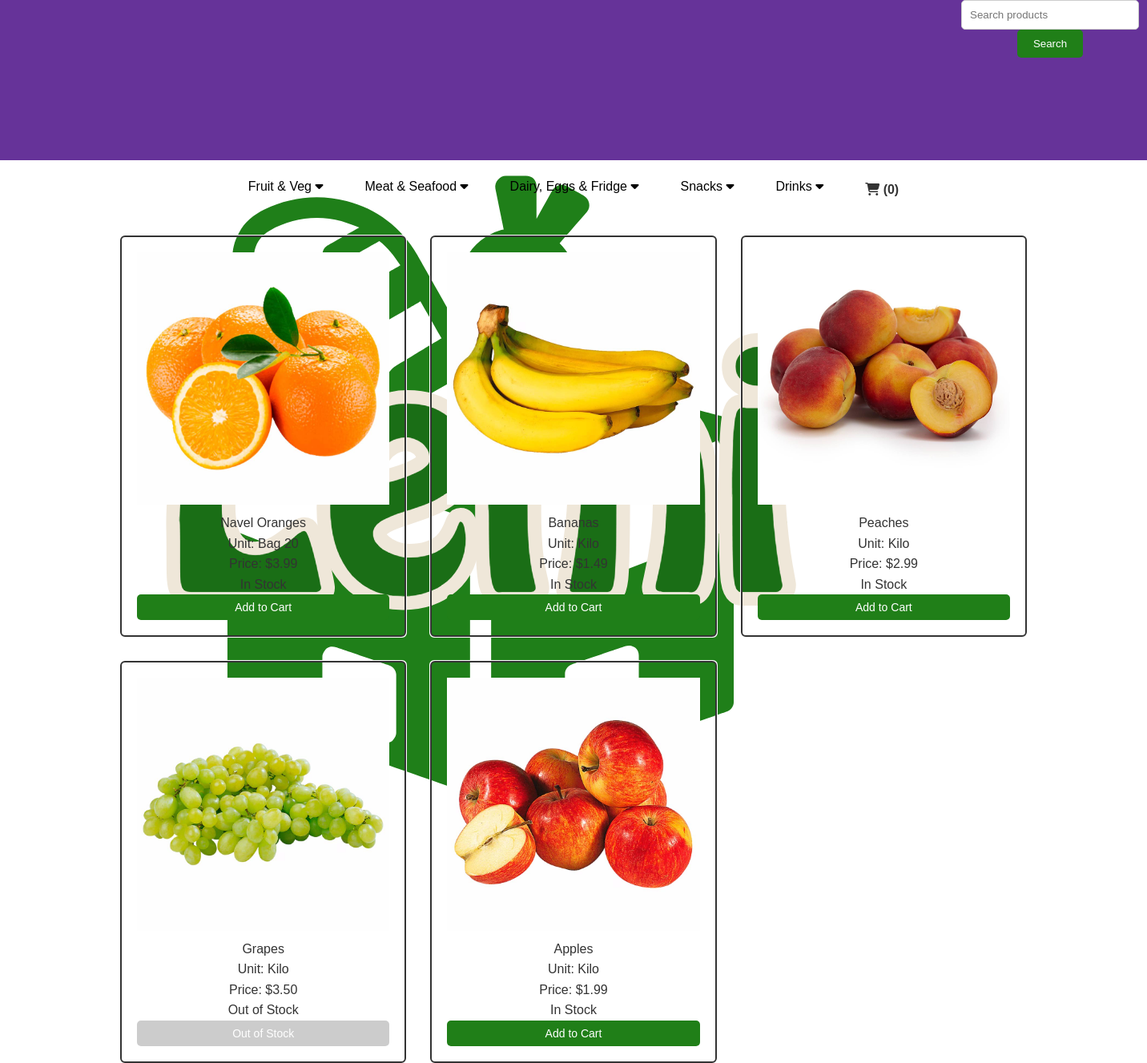
Page /category.php?category_id=3 on the committed database.
### tables this page shows
CREATE TABLE IF NOT EXISTS `categories` (
  `category_id` int(10) UNSIGNED NOT NULL AUTO_INCREMENT,
  `category_name` varchar(50) DEFAULT NULL,
  `parent_id` int(11) DEFAULT NULL,
  PRIMARY KEY (`category_id`)
);

CREATE TABLE IF NOT EXISTS `products` (
  `product_id` int(10) UNSIGNED NOT NULL AUTO_INCREMENT,
  `product_name` varchar(50) DEFAULT NULL,
  `unit_price` float(8,2) DEFAULT NULL,
  `unit_quantity` varchar(15) DEFAULT NULL,
  `in_stock` int(10) UNSIGNED DEFAULT NULL,
  `category_id` int(10) UNSIGNED DEFAULT NULL,
  `image_url` varchar(255) DEFAULT NULL,
  PRIMARY KEY (`product_id`),
  KEY `category_id` (`category_id`)
);

### category.php (the view, shortened to what this page needs)
<!DOCTYPE html>
<html lang="en">
<head>
    <link rel="stylesheet" href="./style.css">
</head>
<body>
    <?php include 'header.php'; ?>
    <div class="grid-container">
        <?php
        $connection = mysqli_connect('localhost', 'root', '', 'assignment1');
        $category_id = $_GET['category_id'];
        $query = "SELECT * FROM products WHERE category_id = $category_id";
        $result = mysqli_query($connection, $query);
        if (mysqli_num_rows($result) > 0) {
            while ($row = mysqli_fetch_assoc($result)) {
                echo "<div class='grid-item'>";
                echo "<img src='" . $row['image_url'] . "' alt='" . $row['product_name'] . "'>";
                echo "<h3>" . $row['product_name'] . "</h3>";
                echo "<p>Unit: " . $row['unit_quantity'] . "</p>";
                echo "<p>Price: $" . $row['unit_price'] . "</p>";
                echo "<p>" . ($row['in_stock'] ? "In Stock" : "Out of Stock") . "</p>";
        if ($row['in_stock']) {
            echo "<button class='add-to-cart-button' data-product-id='" . $row['product_id'] . "'>Add to Cart</button>";
        } else {
            echo "<button disabled class='out-of-stock'>Out of Stock</button>";
        }
        echo "</div>";
                }
            }
         else {
            echo "No items found in this category.";
        }
        ?>
    </div>
</body>
</html>

### header.php (shortened to what this page needs)
<!DOCTYPE html>
<html lang="en">
<head>
    <link rel="stylesheet" href="./style.css">
</head>
<body>
    <div class="top-bar">
        <div class="logo"><a href="./index.php"><img src="./img/Lemi_transparent.png" alt="Logo"></a></div>
        <div class="search-bar">
            <form action="search.php" method="get">
            <input type="text" placeholder="Search products" name="q" class="search-box">
            <button type="submit" class="search-button">Search</button>
            </form>
        </div>
    </div>
    <?php include 'navigation.php';?>
</body>
</html>

### navigation.php (shortened to what this page needs)
<?php
$connection = mysqli_connect('localhost', 'root', '', 'assignment1');
$cartItemCount = isset($_SESSION['cart']) ? count($_SESSION['cart']) : 0;
?>
<nav class="navbar">
    <ul>
        <?php
        $categories_query = "SELECT * FROM categories WHERE parent_id IS NULL";
        $categories_result = mysqli_query($connection, $categories_query);
        while ($category_row = mysqli_fetch_assoc($categories_result)) {
            $category_id = $category_row['category_id'];
            $category_name = $category_row['category_name'];
            $subcategories_query = "SELECT * FROM categories WHERE parent_id = $category_id";
            $subcategories_result = mysqli_query($connection, $subcategories_query);
            $has_subcategories = mysqli_num_rows($subcategories_result) > 0;
            echo "<li>";
            if ($has_subcategories) {
                echo "<div class='dropdown'>";
                echo "<button class='dropbtn'>$category_name <i class='fa fa-caret-down'></i></button>";
                echo "</div>";
            } else {
                echo "<a href='category.php?category_id=$category_id'>$category_name</a>";
            }
            echo "</li>";
        }
        ?>
        <li id="cart-link"><a href="cart.php"><i class="fa-solid fa-cart-shopping"></i> (<span id="cart-item-count"><?php echo $cartItemCount; ?></span>)</a></li>
    </ul>
</nav>

### style.css (style rules this page uses)
html, body, div, span, applet, object, iframe, h1, h2, h3, h4, h5, h6, p, blockquote, pre, a, abbr, acronym, address, big, cite, code, del, dfn, em, img, ins, kbd, q, s, samp, small, strike, strong, sub, sup, tt, var, b, u, i, center, dl, dt, dd, ol, ul, li, fieldset, form, label, legend, table, caption, tbody, tfoot, thead, tr, th, td, article, aside, canvas, details, embed, figure, figcaption, footer, header, hgroup, menu, nav, output, ruby, section, summary, time, mark, audio, video { margin: 0; padding: 0; border: 0; font-size: 100%; font: inherit; vertical-align: baseline; }
article, aside, details, figcaption, figure, footer, header, hgroup, menu, nav, section { display: block; }
body { line-height: 1; }
ol, ul { list-style: none; }
html { overflow-x: hidden; overflow-y: auto; }
body { font-family: Arial, Helvetica, sans-serif, sans-serif; background-color: white; color: #333; line-height: 1.6; }
.top-bar { width: 100%; height: 200px; display: grid; grid-template-columns: 1fr 2fr 1fr; background-color: rebeccapurple; }
.search-bar { text-align: center; margin-bottom: 20px; }
.search-box { padding: 10px; border: 1px solid #ccc; border-radius: 5px; width: 50%; min-width: 200px; max-width: 500px; }
.search-button { padding: 10px 20px; border: none; background-color: #207F18; color: #fff; border-radius: 5px; cursor: pointer; transition: background-color 0.3s ease; }
.navbar { background-color: #fff; padding: 10px; }
.navbar ul { list-style: none; display: flex; justify-content: center; }
.navbar ul li { margin: 0 10px; }
.navbar ul li a { text-decoration: none; color: #333; font-weight: bold; }
.navbar a { float: left; font-size: 16px; color: #333; text-align: center; padding: 14px 16px; text-decoration: none; }
.dropdown { float: left; overflow: hidden; }
.dropdown .dropbtn { font-size: 16px; border: none; outline: none; padding: 14px 16px; background-color: inherit; font-family: inherit; margin: 0; }
.grid-container { display: grid; grid-template-columns: repeat(3, 1fr); gap: 30px; justify-items: center; margin-top: 20px; padding: 0 150px; }
.grid-item { outline: auto; display: grid; align-items: center; border: 1px solid white; border-radius: 5px; padding: 20px; text-align: center; }
.grid-item img { max-width: 100%; height: auto; }
.grid-item h3 { margin-top: 10px; }
.grid-item button { padding: 8px 16px; background-color: #207F18; color: #fff; border: none; border-radius: 5px; font-size: 14px; cursor: pointer; }
.out-of-stock { background-color: #ccc !important; color: #888; }

### rows in the picture
categories: category_name "Fruit & Veg"
categories: category_name "Meat & Seafood"
categories: category_name "Dairy, Eggs & Fridge"
categories: category_name "Snacks"
categories: category_name "Drinks"
products: image_url (picture), product_name "Navel Oranges", unit_quantity "Bag 20", unit_price "3.99", in_stock "In Stock"
products: image_url (picture), product_name "Bananas", unit_quantity "Kilo", unit_price "1.49", in_stock "In Stock"
products: image_url (picture), product_name "Peaches", unit_quantity "Kilo", unit_price "2.99", in_stock "In Stock"
products: image_url (picture), product_name "Grapes", unit_quantity "Kilo", unit_price "3.50", in_stock "Out of Stock"
products: image_url (picture), product_name "Apples", unit_quantity "Kilo", unit_price "1.99", in_stock "In Stock"

### other values in the picture
$cartItemCount "0"
